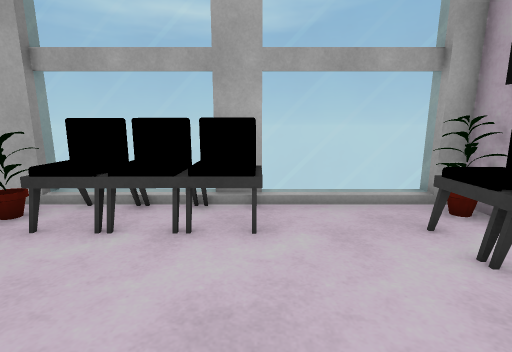
view 1 (above)

15 first-person views from a walk through a Unity game level. The camera is 1.2 m above the floor, tilts 10° down and sees 85° across. The floor is counted in squares, 0.6 m on a side. Each view is taken from the middle of a square. On the plan, view 1 faces up. The plan holds only what a view shows up to about 17 squares ahead; the rest is blank. The player is left out. Some animated figures are left out. Surface patterns are stand-ins for the level's own textures.

view 2
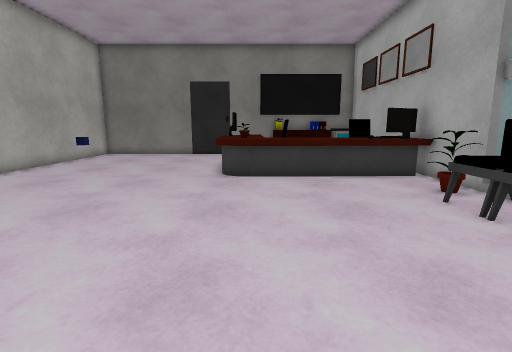

view 3
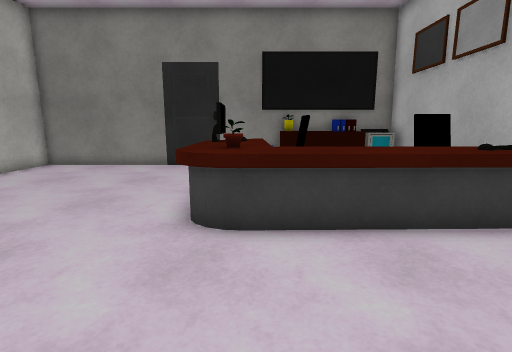

view 4
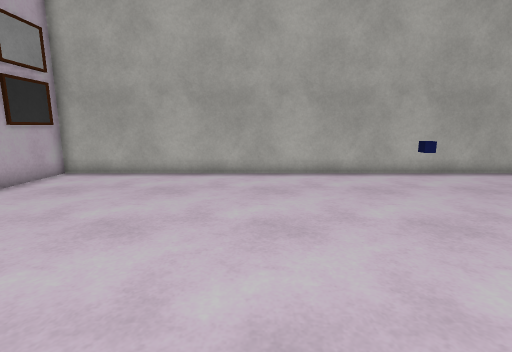

view 5
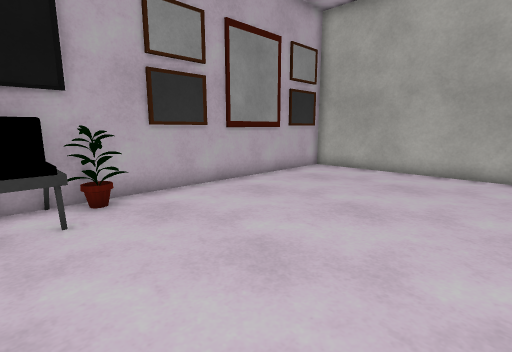

view 6
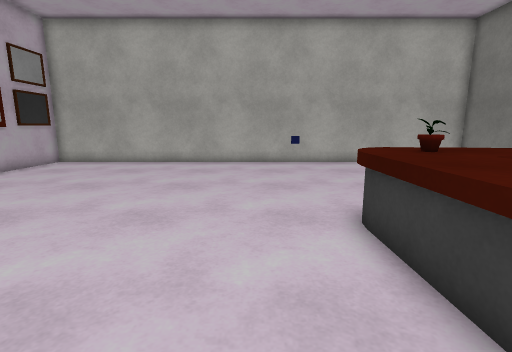

view 7
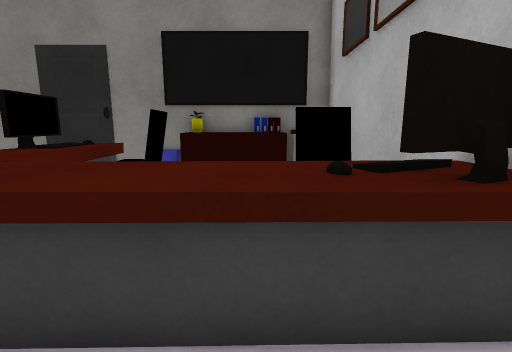

view 8
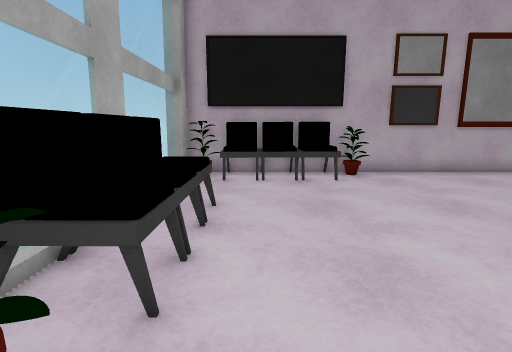

view 9
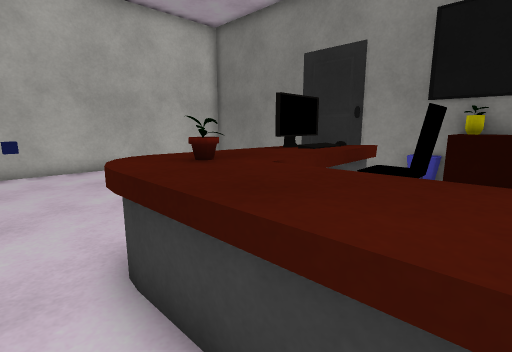

view 10
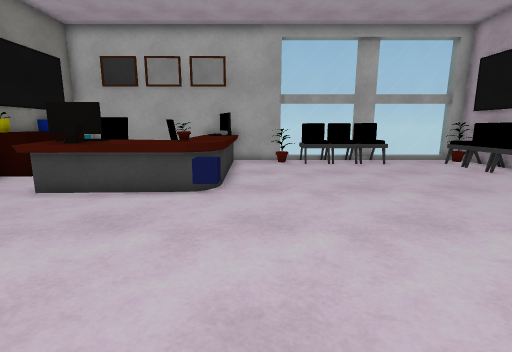

view 11
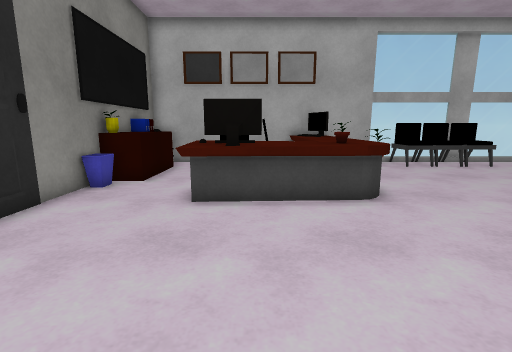

view 12
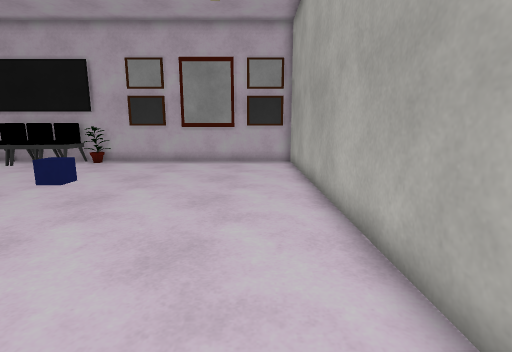

view 13
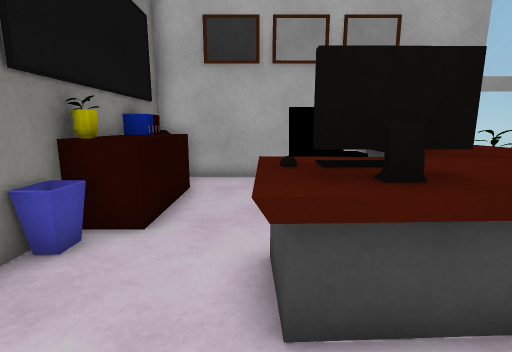

view 14
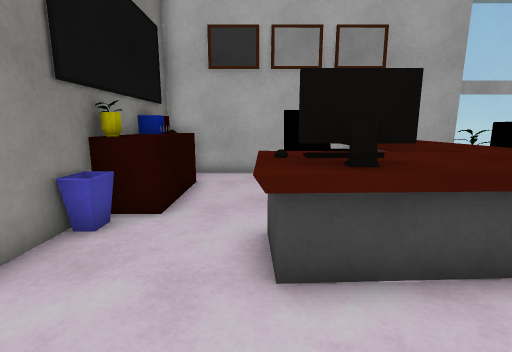

view 15
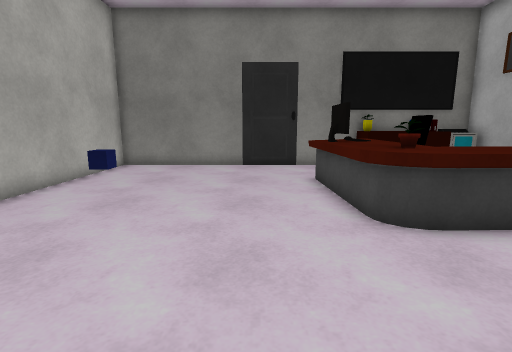

### Floor plan
Key: @ floor where view 1 was taken; # wall or solid block; x gap in a wall; . floor; = window, fence, low wall or low ledge; ^ raised ledge; O other object.
Columns run from 18 left of view 1 to 5 right of it. Each row starts with its distance up from view 1.
  8             #          #
  7 #############====##====#
  6 #^... x ^^=.=#^^^^^...##
  5 #^^.. # ^^^..=^^^^^..=^#
  4 #^^..   ^^^..........x^^
  3 #^^..   ^^^..........=^^
  2 #^^..## ^^^..........x^^
  1 #^...^^ ^^^..........=^^
  0 #=..^^^^^^^.......@...=#
 -1 #...=^^^^^^........... #
 -2 #...^==^^^.............#
 -3 #......................#
 -4 #......................#
 -5 #......................#
 -6 #.........O............#
 -7 #.........O............#
 -8 #......................#
 -9 #......................#
-10 #......................#
-11 ########################

Where each view was taken, in squares from view 1:
view 1: 0 up, 0 right, facing up
view 2: 0 up, 3 right, facing left
view 3: 0 up, 3 left, facing left
view 4: 1 up, 3 left, facing down
view 5: 2 up, 3 left, facing down-right
view 6: 5 up, 6 left, facing down
view 7: 4 up, 6 left, facing left
view 8: 4 up, 7 left, facing right
view 9: 3 up, 7 left, facing down-left
view 10: 10 down, 7 left, facing up
view 11: 9 down, 12 left, facing up
view 12: 9 down, 11 left, facing right
view 13: 4 down, 14 left, facing up
view 14: 5 down, 14 left, facing up
view 15: 4 down, 3 left, facing left
